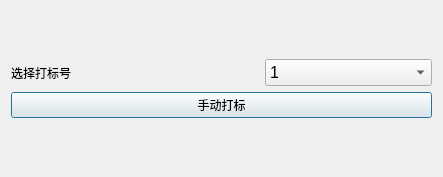
<?xml version="1.0" encoding="UTF-8"?>
<ui version="4.0">
 <class>MarkingTester</class>
 <widget class="QDialog" name="MarkingTester">
  <property name="geometry">
   <rect>
    <x>0</x>
    <y>0</y>
    <width>443</width>
    <height>177</height>
   </rect>
  </property>
  <property name="windowTitle">
   <string>打标</string>
  </property>
  <layout class="QVBoxLayout" name="verticalLayout_3">
   <item>
    <layout class="QGridLayout" name="gridLayout" rowstretch="3,0">
     <item row="1" column="0">
      <layout class="QHBoxLayout" name="horizontalLayout_6"/>
     </item>
     <item row="0" column="0">
      <layout class="QHBoxLayout" name="horizontalLayout_4" stretch="1">
       <item>
        <layout class="QVBoxLayout" name="verticalLayout_2">
         <item>
          <layout class="QVBoxLayout" name="verticalLayout">
           <item>
            <layout class="QHBoxLayout" name="horizontalLayout">
             <item>
              <widget class="QLabel" name="label">
               <property name="minimumSize">
                <size>
                 <width>20</width>
                 <height>20</height>
                </size>
               </property>
               <property name="text">
                <string>选择打标号      </string>
               </property>
              </widget>
             </item>
             <item>
              <spacer name="horizontalSpacer">
               <property name="orientation">
                <enum>Qt::Horizontal</enum>
               </property>
               <property name="sizeHint" stdset="0">
                <size>
                 <width>18</width>
                 <height>20</height>
                </size>
               </property>
              </spacer>
             </item>
             <item>
              <widget class="QComboBox" name="comboMarkNum">
               <property name="sizePolicy">
                <sizepolicy hsizetype="Expanding" vsizetype="Fixed">
                 <horstretch>0</horstretch>
                 <verstretch>0</verstretch>
                </sizepolicy>
               </property>
               <property name="font">
                <font>
                 <pointsize>12</pointsize>
                 <bold>false</bold>
                </font>
               </property>
               <item>
                <property name="text">
                 <string>1</string>
                </property>
               </item>
               <item>
                <property name="text">
                 <string>2</string>
                </property>
               </item>
               <item>
                <property name="text">
                 <string>3</string>
                </property>
               </item>
               <item>
                <property name="text">
                 <string>4</string>
                </property>
               </item>
               <item>
                <property name="text">
                 <string>5</string>
                </property>
               </item>
               <item>
                <property name="text">
                 <string>6</string>
                </property>
               </item>
               <item>
                <property name="text">
                 <string>7</string>
                </property>
               </item>
               <item>
                <property name="text">
                 <string>8</string>
                </property>
               </item>
               <item>
                <property name="text">
                 <string>9</string>
                </property>
               </item>
               <item>
                <property name="text">
                 <string>10</string>
                </property>
               </item>
              </widget>
             </item>
            </layout>
           </item>
          </layout>
         </item>
         <item>
          <widget class="QPushButton" name="manualMarkBtn">
           <property name="sizePolicy">
            <sizepolicy hsizetype="Expanding" vsizetype="Fixed">
             <horstretch>0</horstretch>
             <verstretch>0</verstretch>
            </sizepolicy>
           </property>
           <property name="text">
            <string>手动打标</string>
           </property>
          </widget>
         </item>
        </layout>
       </item>
      </layout>
     </item>
    </layout>
   </item>
  </layout>
 </widget>
 <resources/>
 <connections/>
</ui>
